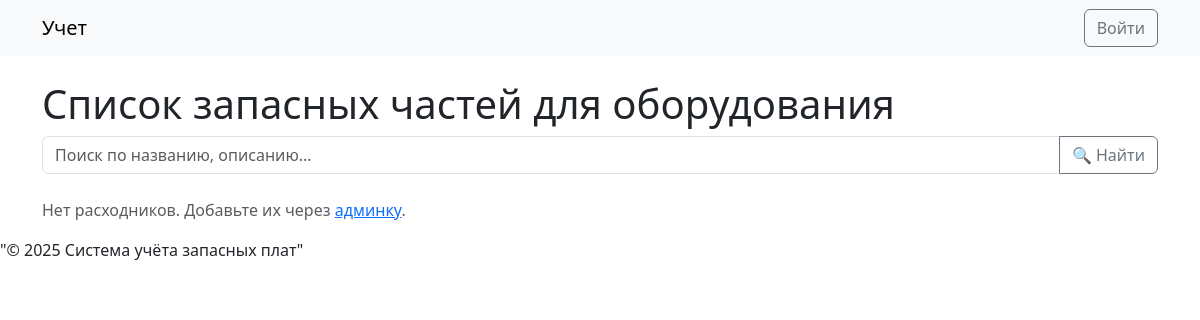
Before: / with the older database file.
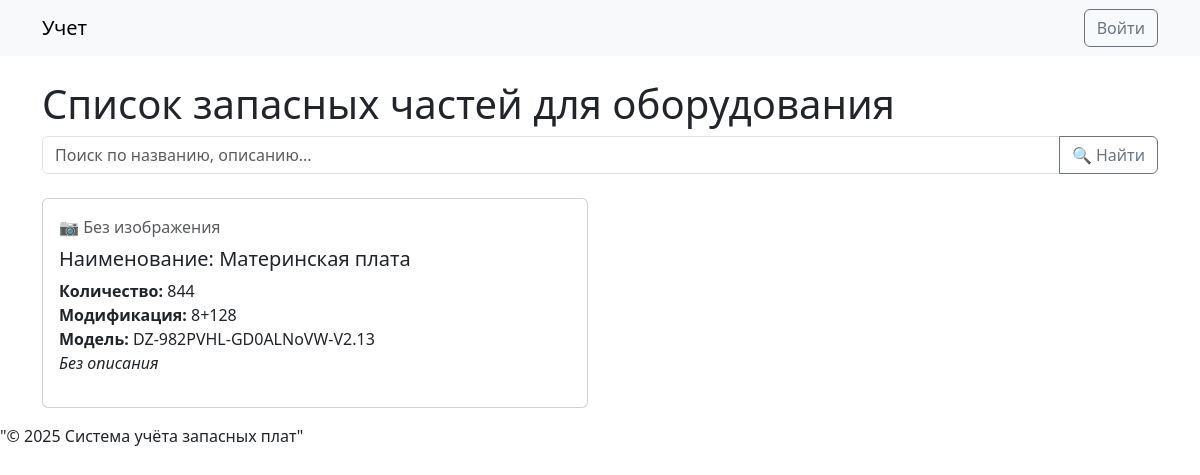
After: the same page with the newer database file.
### inventory/models.py (models this page shows, shortened)
class Consumable(models.Model):#Объявляется новый класс Consumable, который наследуется от models.Model. Это означает, что Consumable — это модель Django
    model=models.CharField("Модель",max_length=100)
    name=models.CharField("Имя",max_length=100) #Поле name CharField - текстовое поле ограниченной длины
    modification=models.CharField("Модификация",max_length=10) #То-же самое полу, смотреть выше
    quantity=models.PositiveIntegerField("Количество") #  поле с числом. PositiveIntegerField — целое число, которое может быть только нулём или положительным.
    description=models.TextField(blank=True,null=True) # TextField для хранения длинного текста без ограничения длины.
    image=models.ImageField("Картинка",upload_to='consumables/', # media/consumables/
                            blank=True,
                            null=True)
    class Meta:
        verbose_name="Расходник" # Задаёт человекочитаемое название модели в единственном числе(админка)
        verbose_name_plural="Расходники" #Задаёт человекочитаемое название модели в единственном числе(админка)

### inventory/views.py (the view)
# urls.py: 2. Add a URL to urlpatterns:  path('', views.home, name='home')
def home(request): #принимающее объект request (HTTP-запрос от пользователя).
    query = request.GET.get('q', '').strip() # Получает значение параметра q из GET-запроса
    if query: # Проверяет, ввёл ли пользователь непустой поисковый запрос.
        consumables = Consumable.objects.filter( #Выполняет поиск по нескольким полям
            Q(name__icontains=query) |
            Q(description__icontains=query) |
            Q(modification__icontains=query)
        ).order_by('name')
    else:
        consumables = Consumable.objects.all().order_by('name') # Если запрос пустой — загружает все расходники, отсортированные по имени.
    paginator=Paginator(consumables,5)
    page_number=request.GET.get("page")
    page_obj=paginator.get_page(page_number)
    context={
        'page_obj':page_obj,
        'query':query,
        "current_date":datetime.now().strftime("%d.%m.%Y")}
    return render(request, "inventory/home.html",context) #Возвращает HTTP-ответ, рендеря шаблон inventory/home.html с переданным контекстом.

### inventory/templates/inventory/home.html (shortened to what this page needs)
{% extends "inventory/base.html" %}
{% block content %}
<h1>Список запасных частей для оборудования</h1>
<form method="get" class="mb-4">
<form method="get" class="mb-4">
  <div class="input-group">
    <input type="text" name="q" value="{{ request.GET.q }}"
           class="form-control" placeholder="Поиск по названию, описанию...">
    <button class="btn btn-outline-secondary" type="submit">🔍 Найти</button>
  </div>
</form>
{% if page_obj%}
  <div class="row">
    {% for item in page_obj %}
      <div class="col-md-6 mb-3">
        <div class="card">
          <div class="card-body">
          {% if item.image %}
          <a href="#" onclick="openModal('{{ item.image.url }}', '{{ item.name }}'); return false;">
            <img src="{{ item.image.url }}" class="img-fluid rounded mb-2" alt="{{ item.name }}" style="max-height: 150px; object-fit: contain; cursor: zoom-in;">
           </a>
          {% else %}
            <div class="text-muted mb-2">📷 Без изображения</div>
          {% endif %}
            <h5 class="card-title">Наименование: {{ item.name }}</h5>
            <p class="card-text">
              <strong>Количество:</strong> {{ item.quantity }}<br>
              <strong>Модификация:</strong> {{ item.modification }}<br>
              <strong>Модель:</strong> {{ item.model }}<br>
              {% if item.description %}
                <strong>Описание:</strong> {{ item.description }}
              {% else %}
                <em>Без описания</em>
              {% endif %}
            </p>
          </div>
        </div>
      </div>
    {% endfor %}
  </div>
{% else %}
  <p class="text-muted">
    {% if query %}
      Ничего не найдено по запросу "{{ query }}".
    {% else %}
      Нет расходников. Добавьте их через <a href="/admin/inventory/consumable/">админку</a>.
    {% endif %}
  </p>
{% endif %}
{% endblock %}

### inventory/templates/inventory/base.html (shortened to what this page needs)
<!DOCTYPE html>
<html lang="ru">
<head>
    <link href="https://cdn.jsdelivr.net/npm/bootstrap@5.3.3/dist/css/bootstrap.min.css" rel="stylesheet">
</head>
<body>
    <nav class="navbar navbar-expand-lg navbar-light bg-light">
        <div class="container">
            <a class="navbar-brand" href="{% url 'home' %}">Учет</a>
            <div class="navbar-nav">
                {% if user.is_authenticated %}
                <form method="post" action="{% url 'logout' %}">
                 <button type="submit" class="btn btn-outline-secondary">Выйти</button>
                </form>
                {% else %}
                <form method="post" action="{% url 'login' %}">
                <button type="submit" class="btn btn-outline-secondary">Войти</button>
                </form>
                {% endif %}
            </div>
        </div>
    </nav>
    <div class="container mt-4">
        {% block content %}
        {% endblock %}
    </div>
</body>
</html>
<footer>"© 2025 Система учёта запасных плат"
</footer>

Changed rows visible on the page:
added Consumable: image "📷 Без изображения", name "Материнская плата", quantity "844", modification "8+128", model "DZ-982PVHL-GD0ALNoVW-V2.13", description "Без описания"
Other visible differences:
text no longer shown: "Нет расходников. Добавьте их через админку ."
